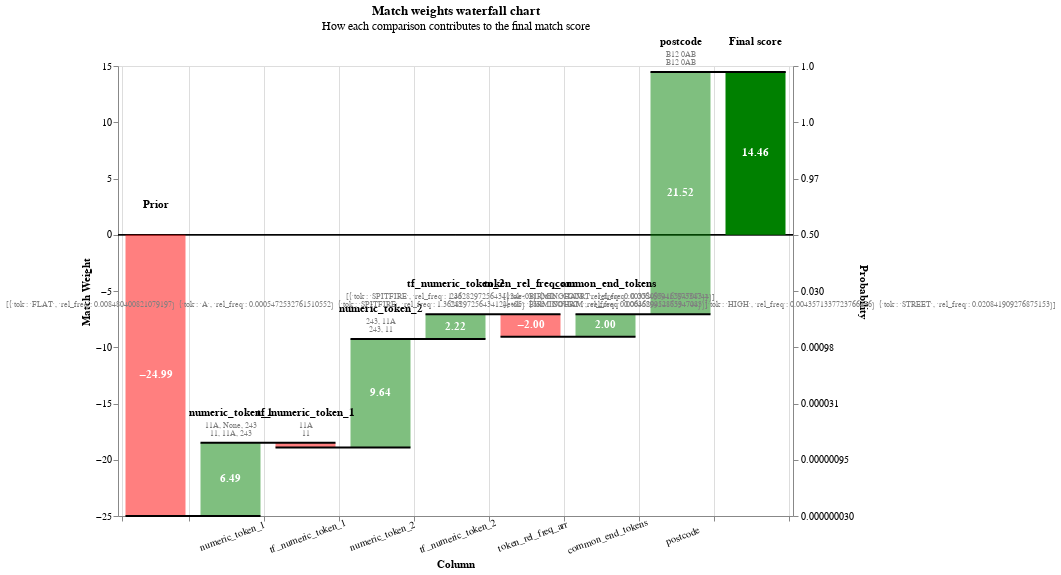

Write notebook code for a chart like this one.
### Code cell
import duckdb
import pandas as pd

from uk_address_matcher import clean_data_using_precomputed_rel_tok_freq, get_linker


con = duckdb.connect(database=":memory:")

dataset_1_dict = [
    {
        "unique_id": "1",
        "source_dataset": "dataset 1",
        "address_concat": "11A spitfire court 243 birmingham",
        "postcode": "B12 0AB",
    },
]
dataset_1 = pd.DataFrame(dataset_1_dict)
con.register("dataset_1", dataset_1)


dataset_2_dict = [
    {
        "unique_id": "2",
        "source_dataset": "dataset 2",
        "address_concat": "flat A, 11 spitfire court 243 high street birmingham",
        "postcode": "B12 0AB",
    },
]
dataset_2 = pd.DataFrame(dataset_2_dict)
con.register("dataset_2", dataset_2)


cleaned_1 = clean_data_using_precomputed_rel_tok_freq(dataset_1, con=con)
cleaned_2 = clean_data_using_precomputed_rel_tok_freq(dataset_2, con=con)

linker = get_linker(
    df_addresses_to_match=cleaned_1,
    df_addresses_to_search_within=cleaned_2,
    con=con,
    include_full_postcode_block=True,
    additional_columns_to_retain=["original_address_concat"],
)


res = linker.inference.compare_two_records(
    record_1=cleaned_1, record_2=cleaned_2, include_found_by_blocking_rules=True
)

res_ddb = res.as_duckdbpyrelation()
res_ddb.show(max_width=400)

recs = res_ddb.df().to_dict(orient="records")
linker.visualisations.waterfall_chart(recs)

### Figure 1 — Vega-Lite specification as saved in the notebook (floating-point values rounded to 4 significant figures)
{"config": {"view": {"continuousWidth": 400, "continuousHeight": 300}}, "layer": [{"layer": [{"mark": "rule", "encoding": {"color": {"value": "black"}, "size": {"value": 0.5}, "y": {"field": "zero", "type": "quantitative"}}}, {"mark": {"type": "bar", "width": 60}, "encoding": {"color": {"condition": {"test": "(datum.log2_bayes_factor < 0)", "value": "red"}, "value": "green"}, "opacity": {"condition": {"test": "datum.column_name == 'Prior match weight' || datum.column_name == 'Final score'", "value": 1}, "value": 0.5}, "tooltip": [{"field": "column_name", "title": "Comparison column", "type": "nominal"}, {"field": "value_l", "title": "Value (L)", "type": "nominal"}, {"field": "value_r", "title": "Value (R)", "type": "nominal"}, {"field": "label_for_charts", "title": "Label", "type": "ordinal"}, {"field": "sql_condition", "title": "SQL condition", "type": "nominal"}, {"field": "comparison_vector_value", "title": "Comparison vector value", "type": "nominal"}, {"field": "bayes_factor", "format": ",.4f", "title": "Bayes factor = m/u", "type": "quantitative"}, {"field": "log2_bayes_factor", "format": ",.4f", "title": "Match weight = log2(m/u)", "type": "quantitative"}, {"field": "prob", "format": ".4f", "title": "Cumulative match probability", "type": "quantitative"}, {"field": "bayes_factor_description", "title": "Match weight description", "type": "nominal"}], "x": {"axis": {"grid": true, "labelAlign": "center", "labelAngle": -20, "labelExpr": "datum.value == 'Prior' || datum.value == 'Final score' ? '' : datum.value", "labelPadding": 10, "tickBand": "extent", "title": "Column"}, "field": "column_name", "sort": {"field": "bar_sort_order", "order": "ascending"}, "type": "nominal"}, "y": {"axis": {"grid": false, "orient": "left", "title": "Match Weight"}, "field": "previous_sum", "type": "quantitative"}, "y2": {"field": "sum"}}}, {"mark": {"type": "text", "fontWeight": "bold"}, "encoding": {"color": {"value": "white"}, "text": {"condition": {"test": "abs(datum.log2_bayes_factor) > 1", "field": "log2_bayes_factor", "format": ".2f", "type": "nominal"}, "value": ""}, "x": {"axis": {"labelAngle": -20, "title": "Column"}, "field": "column_name", "sort": {"field": "bar_sort_order", "order": "ascending"}, "type": "nominal"}, "y": {"axis": {"orient": "left"}, "field": "center", "type": "quantitative"}}}, {"mark": {"type": "text", "baseline": "bottom", "dy": -25, "fontWeight": "bold"}, "encoding": {"color": {"value": "black"}, "text": {"field": "column_name", "type": "nominal"}, "x": {"axis": {"labelAngle": -20, "title": "Column"}, "field": "column_name", "sort": {"field": "bar_sort_order", "order": "ascending"}, "type": "nominal"}, "y": {"field": "sum_top", "type": "quantitative"}}}, {"mark": {"type": "text", "baseline": "bottom", "dy": -13, "fontSize": 8}, "encoding": {"color": {"value": "grey"}, "text": {"field": "value_l", "type": "nominal"}, "x": {"axis": {"labelAngle": -20, "title": "Column"}, "field": "column_name", "sort": {"field": "bar_sort_order", "order": "ascending"}, "type": "nominal"}, "y": {"field": "sum_top", "type": "quantitative"}}}, {"mark": {"type": "text", "baseline": "bottom", "dy": -5, "fontSize": 8}, "encoding": {"color": {"value": "grey"}, "text": {"field": "value_r", "type": "nominal"}, "x": {"axis": {"labelAngle": -20, "title": "Column"}, "field": "column_name", "sort": {"field": "bar_sort_order", "order": "ascending"}, "type": "nominal"}, "y": {"field": "sum_top", "type": "quantitative"}}}]}, {"mark": {"type": "rule", "color": "black", "strokeWidth": 2, "x2Offset": 30, "xOffset": -30}, "encoding": {"x": {"axis": {"labelAngle": -20, "title": "Column"}, "field": "column_name", "sort": {"field": "bar_sort_order", "order": "ascending"}, "type": "nominal"}, "x2": {"field": "lead"}, "y": {"axis": {"labelExpr": "format(1 / (1 + pow(2, -1*datum.value)), '.2r')", "orient": "right", "title": "Probability"}, "field": "sum", "scale": {"zero": false}, "type": "quantitative"}}}], "data": {"name": "data-0795accd4d3b13d0ace859297fa92965"}, "height": 450, "params": [{"name": "record_number", "bind": {"input": "range", "max": 0, "min": 0, "step": 1}, "value": 0}], "resolve": {"axis": {"y": "independent"}}, "title": {"text": "Match weights waterfall chart", "subtitle": "How each comparison contributes to the final match score"}, "transform": [{"filter": "(datum.record_number == record_number)"}, {"filter": "(datum.bayes_factor !== 1.0)"}, {"window": [{"op": "sum", "field": "log2_bayes_factor", "as": "sum"}, {"op": "lead", "field": "column_name", "as": "lead"}], "frame": [null, 0]}, {"calculate": "datum.column_name === \"Final score\" ? datum.sum - datum.log2_bayes_factor : datum.sum", "as": "sum"}, {"calculate": "datum.lead === null ? datum.column_name : datum.lead", "as": "lead"}, {"calculate": "datum.column_name === \"Final score\" || datum.column_name === \"Prior match weight\" ? 0 : datum.sum - datum.log2_bayes_factor", "as": "previous_sum"}, {"calculate": "datum.sum > datum.previous_sum ? datum.column_name : \"\"", "as": "top_label"}, {"calculate": "datum.sum < datum.previous_sum ? datum.column_name : \"\"", "as": "bottom_label"}, {"calculate": "datum.sum > datum.previous_sum ? datum.sum : datum.previous_sum", "as": "sum_top"}, {"calculate": "datum.sum < datum.previous_sum ? datum.sum : datum.previous_sum", "as": "sum_bottom"}, {"calculate": "(datum.sum + datum.previous_sum) / 2", "as": "center"}, {"calculate": "(datum.log2_bayes_factor > 0 ? \"+\" : \"\") + datum.log2_bayes_factor", "as": "text_log2_bayes_factor"}, {"calculate": "datum.sum < datum.previous_sum ? 4 : -4", "as": "dy"}, {"calculate": "datum.sum < datum.previous_sum ? \"top\" : \"bottom\"", "as": "baseline"}, {"calculate": "1. / (1 + pow(2, -1.*datum.sum))", "as": "prob"}, {"calculate": "0*datum.sum", "as": "zero"}], "width": {"step": 75}, "$schema": "https://vega.github.io/schema/vega-lite/v5.9.3.json", "datasets": {"data-0795accd4d3b13d0ace859297fa92965": [{"column_name": "Prior", "label_for_charts": "Starting match weight (prior)", "sql_condition": null, "log2_bayes_factor": -24.99, "bayes_factor": 3e-08, "comparison_vector_value": null, "m_probability": null, "u_probability": null, "bayes_factor_description": null, "value_l": "", "value_r": "", "term_frequency_adjustment": null, "bar_sort_order": 0, "record_number": 0}, {"sql_condition": "\"flat_positional_l\" IS NULL AND \"flat_positional_r\" IS NULL", "label_for_charts": "Null", "bayes_factor": 1.0, "log2_bayes_factor": 0.0, "comparison_vector_value": -1, "bayes_factor_description": "If comparison level is `null` then comparison is 1 times more likely to be a match", "column_name": "flat_positional", "value_l": "None", "value_r": "None", "term_frequency_adjustment": false, "bar_sort_order": 1, "record_number": 0}, {"sql_condition": "\"numeric_1_alt_l\" = \"numeric_token_1_r\" OR \"numeric_token_1_l\" = \"numeric_1_alt_r\" OR \"numeric_1_alt_l\" = \"numeric_1_alt_r\"", "label_for_charts": "Exact match on alt numeric token", "m_probability": 0.9, "u_probability": 0.01, "bayes_factor": 90.0, "log2_bayes_factor": 6.492, "comparison_vector_value": 3, "bayes_factor_description": "If comparison level is `exact match on alt numeric token` then comparison is 90 times more likely to be a match", "column_name": "numeric_token_1", "value_l": "11A, None, 243", "value_r": "11, 11A, 243", "term_frequency_adjustment": false, "bar_sort_order": 2, "record_number": 0}, {"sql_condition": "\"numeric_1_alt_l\" = \"numeric_token_1_r\" OR \"numeric_token_1_l\" = \"numeric_1_alt_r\" OR \"numeric_1_alt_l\" = \"numeric_1_alt_r\"", "label_for_charts": "Term freq adjustment on numeric_token_1 with weight {cl.tf_adjustment_weight}", "m_probability": null, "u_probability": null, "bayes_factor": 0.7477, "log2_bayes_factor": -0.4195, "comparison_vector_value": 3, "bayes_factor_description": "Term frequency adjustment on numeric_token_1 makes comparison  1.34 times less likely to be a match", "column_name": "tf_numeric_token_1", "value_l": "11A", "value_r": "11", "term_frequency_adjustment": true, "bar_sort_order": 3, "record_number": 0}, {"sql_condition": "\"numeric_token_2_l\" = \"numeric_token_2_r\"", "label_for_charts": "3. Exact match", "m_probability": 0.8, "u_probability": 0.001, "bayes_factor": 800.0, "log2_bayes_factor": 9.644, "comparison_vector_value": 3, "bayes_factor_description": "If comparison level is `exact match` then comparison is 800 times more likely to be a match", "column_name": "numeric_token_2", "value_l": "243, 11A", "value_r": "243, 11", "term_frequency_adjustment": false, "bar_sort_order": 4, "record_number": 0}, {"sql_condition": "\"numeric_token_2_l\" = \"numeric_token_2_r\"", "label_for_charts": "Term freq adjustment on numeric_token_2 with weight {cl.tf_adjustment_weight}", "m_probability": null, "u_probability": null, "bayes_factor": 4.649, "log2_bayes_factor": 2.217, "comparison_vector_value": 3, "bayes_factor_description": "Term frequency adjustment on numeric_token_2 makes comparison 4.65 times more likely to be a match", "column_name": "tf_numeric_token_2", "value_l": "243", "value_r": "243", "term_frequency_adjustment": true, "bar_sort_order": 5, "record_number": 0}, {"sql_condition": "\"numeric_token_3_l\" IS NULL AND \"numeric_token_3_r\" IS NULL", "label_for_charts": "-1. Null", "bayes_factor": 1.0, "log2_bayes_factor": 0.0, "comparison_vector_value": -1, "bayes_factor_description": "If comparison level is `null` then comparison is 1 times more likely to be a match", "column_name": "numeric_token_3", "value_l": "None, 243", "value_r": "None, 243", "term_frequency_adjustment": false, "bar_sort_order": 6, "record_number": 0}, {"sql_condition": "\"numeric_token_3_l\" IS NULL AND \"numeric_token_3_r\" IS NULL", "label_for_charts": "-1. Null", "bayes_factor": 1.0, "log2_bayes_factor": 0.0, "comparison_vector_value": -1, "bayes_factor_description": "If comparison level is `null` then comparison is 1 times more likely to be a match", "column_name": "tf_numeric_token_3", "value_l": "", "value_r": "", "term_frequency_adjustment": true, "bar_sort_order": 7, "record_number": 0}, {"sql_condition": "(\n    list_reduce(\n        list_prepend(\n            1.0,\n            list_transform(\n                token_rel_freq_arr_l,\n                x -> CASE\n                        WHEN array_contains(\n                            list_transform(token_rel_freq_arr_r, y -> y.tok),\n                            x.tok\n                        )\n                        THEN x.rel_freq\n                        ELSE 1.0\n                    END\n            )\n        ),\n        (p, q) -> p * q\n    ) * \n    list_reduce(\n        list_prepend(\n            1.0,\n            list_transform(\n                list_concat(\n                    array_filter(\n                        token_rel_freq_arr_l,\n                        y -> NOT array_contains(\n                                list_transform(token_rel_freq_arr_r, x -> x.tok),\n                                y.tok\n                            )\n                    ),\n                    array_filter(\n                        token_rel_freq_arr_r,\n                        y -> NOT array_contains(\n                                list_transform(token_rel_freq_arr_l, x -> x.tok),\n                                y.tok\n                            )\n                    )\n                ),\n                x -> x.rel_freq\n            )\n        ),\n        (p, q) -> p / q^0.33\n    )) < 1e-1", "label_for_charts": " < 1e-1", "m_probability": 0.25, "u_probability": 1, "bayes_factor": 0.25, "log2_bayes_factor": -2.0, "comparison_vector_value": 4, "bayes_factor_description": "If comparison level is ` < 1e-1` then comparison is 4 times less likely to be a match", "column_name": "token_rel_freq_arr", "value_l": "[{'tok': 'SPITFIRE', 'rel_freq': 1.3628297256434124e-05}\n {'tok': 'COURT', 'rel_freq': 0.006468941287334744}]", "value_r": "[{'tok': 'FLAT', 'rel_freq': 0.008480400821079197}\n {'tok': 'A', 'rel_freq': 0.0005472532761510552}\n {'tok': 'SPITFIRE', 'rel_freq': 1.3628297256434124e-05}\n {'tok': 'COURT', 'rel_freq': 0.006468941287334744}\n {'tok': 'HIGH', 'rel_freq': 0.0043571337723766436}\n {'tok': 'STREET', 'rel_freq': 0.020841909276875153}]", "term_frequency_adjustment": false, "bar_sort_order": 8, "record_number": 0}, {"sql_condition": "(\n    list_reduce(\n        list_prepend(\n            1.0,\n            list_transform(\n                common_end_tokens_l,\n                x -> CASE\n                        WHEN array_contains(\n                            list_transform(common_end_tokens_r, y -> y.tok),\n                            x.tok\n                        )\n                        THEN x.rel_freq\n                        ELSE 1.0\n                    END\n            )\n        ),\n        (p, q) -> p * q\n    ) * \n    list_reduce(\n        list_prepend(\n            1.0,\n            list_transform(\n                list_concat(\n                    array_filter(\n                        common_end_tokens_l,\n                        y -> NOT array_contains(\n                                list_transform(common_end_tokens_r, x -> x.tok),\n                                y.tok\n                            )\n                    ),\n                    array_filter(\n                        common_end_tokens_r,\n                        y -> NOT array_contains(\n                                list_transform(common_end_tokens_l, x -> x.tok),\n                                y.tok\n                            )\n                    )\n                ),\n                x -> x.rel_freq\n            )\n        ),\n        (p, q) -> p / q^0.0\n    )) < 1e-2", "label_for_charts": "<1e-2", "m_probability": 4, "u_probability": 1, "bayes_factor": 4.0, "log2_bayes_factor": 2.0, "comparison_vector_value": 1, "bayes_factor_description": "If comparison level is `<1e-2` then comparison is 4 times more likely to be a match", "column_name": "common_end_tokens", "value_l": "[{'tok': 'BIRMINGHAM', 'rel_freq': 0.003520954165947083}]", "value_r": "[{'tok': 'BIRMINGHAM', 'rel_freq': 0.003520954165947083}]", "term_frequency_adjustment": false, "bar_sort_order": 9, "record_number": 0}, {"sql_condition": "postcode_l = postcode_r", "label_for_charts": "Exact", "m_probability": 3000000.0, "u_probability": 1, "bayes_factor": 3000000.0, "log2_bayes_factor": 21.52, "comparison_vector_value": 5, "bayes_factor_description": "If comparison level is `exact` then comparison is 3,000,000 times more likely to be a match", "column_name": "postcode", "value_l": "B12 0AB", "value_r": "B12 0AB", "term_frequency_adjustment": false, "bar_sort_order": 10, "record_number": 0}, {"column_name": "Final score", "label_for_charts": "Final score", "sql_condition": null, "log2_bayes_factor": 14.46, "bayes_factor": 22530.0, "comparison_vector_value": null, "m_probability": null, "u_probability": null, "bayes_factor_description": null, "value_l": "", "value_r": "", "term_frequency_adjustment": null, "bar_sort_order": 11, "record_number": 0}]}}
